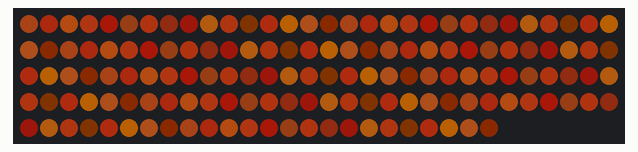
Recording of a sketch running on a simulated ATtiny85, built with avr-gcc and run on an emulated ATtiny85. On the bench: 144 RGB LEDs in strip order, left to right, continuing on the next row. Wiring (inferred from the names in the program): WS2812 LEDs: data PB0. Dim RGB values are drawn brighter than linear; random numbers use the default seed unless the sketch sets one.

Above: at 0.46 s.

The sketch:

fireplace_progmem_test_4byte.ino
```cpp
#include <avr/pgmspace.h>
#include "fireplace.h"
#include "SimpleNeoPixel.h"
//#include <MemoryFree.h>


/**
 * Define chips and pinouts
 */
#define __BOARD__ ATTINY
//#define __BOARD__ ARDUINO

#if (__BOARD__ == ATTINY)
#define PWM_PIN 0 // 0 = pin 0 on ATTiny
#else
#define PWM_PIN 5 // 5 = pin 9 on blend micro
#endif

/**
 * LED strip configuration
 */
#define NUM_PIXELS 144

// each pixel consumes 2*(1+1+2) = 8 bytes of data
// the ATTiny has 512 bytes of RAM.  MAX: ~ (512/8)= 64 pixels
// the Arduino has 2048 bytes of ram.  MAX: ~ (2048/8) = 256 pixels
#define DIVIDER 9 // how many times we divide the led strip to conserve memory
const byte numWorkingPixels = NUM_PIXELS/DIVIDER;

const byte NEOPIXEL_PIN = PWM_PIN;

const unsigned int FRAMERATE_MS = 16; //16; // 16 ms = 60 fps

/**
 * Our pre-programmed pixel colors
 */
const byte numPixelColors = 64;

const unsigned long pixels[] PROGMEM = {
  0x7C70634,
  0xAE132A0,
  0x18FB479F,
  0x17F70834,
  0xFCF369F,
  0x17E6349F,
  0xDDE3F34,
  0xD31C34,
  0xCF23A9F,
  0x18D028A0,
  0xFDD3F34,
  0xECE0B34,
  0x17E839A0,
  0x7E20134,
  0xCDE329F,
  0x6F91334,
  0x15C21534,
  0xCE52E34,
  0x10F22234,
  0xECD2A34,
  0x16E034A0,
  0x18F4309F,
  0x1CC0C9F,
  0x8D8009F,
  0x8E6389F,
  0xAC53234,
  0x5F43634,
  0x13C81D9F,
  0xAD23C34,
  0x7D029A0,
  0x1C510A0,
  0x16DB1934,
  0x10E814A0,
  0x15E737A0,
  0x2DA3F9F,
  0x1CA119F,
  0x3F617A0,
  0x15FB43A0,
  0x8C42134,
  0x11FA039F,
  0x11C53DA0,
  0x1DF1434,
  0x18EA3734,
  0x12E74434,
  0xDFC109F,
  0x2F42DA0,
  0xECA1E34,
  0x11D6079F,
  0xEE40D9F,
  0x3D742A0,
  0xFF34534,
  0x8FA1F9F,
  0xFDF2B34,
  0x10C13F9F,
  0xFDF3134,
  0x16E91234,
  0x14BE309F,
  0x2E62C9F,
  0x5F82EA0,
  0x7C3379F,
  0x14EF0A9F,
  0x17E72FA0,
  0x7D423A0,
  0x7E04634,
};


/**
 * Runtime stuff
 */
PixelPointer pixelPointers[NUM_PIXELS];
rgb rgbPixels[numWorkingPixels];

SimpleNeopixel strip = SimpleNeopixel(NUM_PIXELS, NEOPIXEL_PIN);

unsigned long frameStartTime_ms = 0;
unsigned long currentTime = 0;


void setup() {
    //Serial.begin(9600);

    initializeFireplace();

    frameStartTime_ms = millis();
}

void loop() {
  currentTime = millis();
  int timeDifference = currentTime - frameStartTime_ms;
  if (timeDifference > FRAMERATE_MS) {
    updateFireplace();
    displayFireplace();
    frameStartTime_ms = currentTime;
  }

  //Serial.println(2560-freeMemory());
}
/* */


/**
 * Initialize the pixel values for the led strip
 */
void initializeFireplace() {
    // set up pixels
    for (unsigned int index = 0; index < numWorkingPixels; index++) {
      pixelPointers[index].fromPixelIndex = rand() % numPixelColors;
      pixelPointers[index].toPixelIndex = rand() % numPixelColors;

      Pixel p;
      p = readPixelPackage(pixelPointers[index].toPixelIndex, pixels);
      pixelPointers[index].timeout = p.timeout;
    }

    strip.begin();
}

/**
 * Update the pixel values for the led strip by tweening colors and resetting expired ones
 */
void updateFireplace() {
  int timeDifference = currentTime - frameStartTime_ms;

  // go through each pixel
  // push towards the timeout with the tween algorithm
  // if the timeout is expired, reset the pixel

  for (unsigned int index = 0; index < numWorkingPixels; index++) {
    if (pixelPointers[index].timeout <= 0) {
      pixelPointers[index].fromPixelIndex = pixelPointers[index].toPixelIndex;

      pixelPointers[index].toPixelIndex = rand() % numPixelColors;
      Pixel p;
      p = readPixelPackage(pixelPointers[index].toPixelIndex, pixels);
      pixelPointers[index].timeout = p.timeout;


    }

    // subtract the time difference
    if (timeDifference > pixelPointers[index].timeout) {
      pixelPointers[index].timeout = 0;
    } else {
      pixelPointers[index].timeout = pixelPointers[index].timeout - timeDifference;
    }


    // tween between pixels
    Pixel startPixel = readPixelPackage(pixelPointers[index].fromPixelIndex, pixels);
    Pixel endPixel = readPixelPackage(pixelPointers[index].toPixelIndex, pixels);

    hsv currentPixelColor = tweenPixel(startPixel, endPixel, pixelPointers[index].timeout);
    rgbPixels[index] = ColorConverter::hsv2rgb(currentPixelColor);


  }


}
/* */

/**
 * Push updated colors onto the led strip
 */
void displayFireplace() {
  unsigned int multiplier = DIVIDER-1;
  unsigned int index;
  cli();
  do {
    index = numWorkingPixels-1;
    do {
      strip.sendPixel(rgbPixels[index].r, rgbPixels[index].g, rgbPixels[index].b);
    } while (index--);
  } while (multiplier--);
  sei();
  strip.show();

}
/* */


hsv tweenPixel(Pixel startPixel, Pixel endPixel, unsigned int timeout) {
  hsv currentColor;

  float percentDone = 1-((float)timeout/(endPixel.timeout));

  float h = ((endPixel.color.h - startPixel.color.h)*percentDone + startPixel.color.h);
  float s = ((endPixel.color.s - startPixel.color.s)*percentDone + startPixel.color.s);
  float v = ((endPixel.color.v - startPixel.color.v)*percentDone + startPixel.color.v);

  currentColor.h = h;
  currentColor.s = s;
  currentColor.v = v;

  return currentColor;
}

Pixel readPixelPackage(unsigned int pixelNumber, const long unsigned int* memoryAddress) {
  unsigned long package = pgm_read_dword_near(memoryAddress+pixelNumber);
  Pixel pixel = unpackPixel(package);

  return pixel;
}


Pixel unpackPixel(unsigned long package) {
  Pixel pixel;

  pixel.timeout = (package & 0xFF) * 8;
  pixel.color.v = (package >> 8) & 0xFF;
  pixel.color.s = (package >> 16) & 0xFF;
  pixel.color.h = (package >> 24) & 0xFF;

  return pixel;
}
```

ColorConverter.cpp
```cpp
/*
  ColorConverter.cpp - Library for converting between color space
  Created by Tony Gaitatzis, 2015
  Released into the public domain.
*/
#include "ColorConverter.h"

/**
 * convert hsv color space to rgb color space
 * based on code from http://stackoverflow.com/a/22120275
 *
 * @param hsvColor an hsv color struct
 * @return an rgb color struct
 */
rgb ColorConverter::hsv2rgb(hsv hsvColor) {
    rgb rgbColor;
    unsigned char region, p, q, t;
    unsigned int h, s, v, remainder;

    if (hsvColor.s == 0)
    {
        rgbColor.r = hsvColor.v;
        rgbColor.g = hsvColor.v;
        rgbColor.b = hsvColor.v;
        return rgbColor;
    }

    // converting to 16 bit to prevent overflow
    h = hsvColor.h;
    s = hsvColor.s;
    v = hsvColor.v;

    region = h / 43;
    remainder = (h - (region * 43)) * 6;

    p = (v * (255 - s)) >> 8;
    q = (v * (255 - ((s * remainder) >> 8))) >> 8;
    t = (v * (255 - ((s * (255 - remainder)) >> 8))) >> 8;

    switch (region)
    {
        case 0:
            rgbColor.r = v;
            rgbColor.g = t;
            rgbColor.b = p;
            break;
        case 1:
            rgbColor.r = q;
            rgbColor.g = v;
            rgbColor.b = p;
            break;
        case 2:
            rgbColor.r = p;
            rgbColor.g = v;
            rgbColor.b = t;
            break;
        case 3:
            rgbColor.r = p;
            rgbColor.g = q;
            rgbColor.b = v;
            break;
        case 4:
            rgbColor.r = t;
            rgbColor.g = p;
            rgbColor.b = v;
            break;
        default:
            rgbColor.r = v;
            rgbColor.g = p;
            rgbColor.b = q;
            break;
    }

    return rgbColor;
}


/**
 * convert rgb color space to hsv color space
 *
 * @param rgbColor an rgb color struct
 * @return an hsv color struct
 */
hsv ColorConverter::rgb2hsv(rgb rgbColor)
{
    hsv hsvColor;
    unsigned char rgbMin, rgbMax;

    rgbMin = rgbColor.r < rgbColor.g ? (rgbColor.r < rgbColor.b ? rgbColor.r : rgbColor.b) : (rgbColor.g < rgbColor.b ? rgbColor.g : rgbColor.b);
    rgbMax = rgbColor.r > rgbColor.g ? (rgbColor.r > rgbColor.b ? rgbColor.r : rgbColor.b) : (rgbColor.g > rgbColor.b ? rgbColor.g : rgbColor.b);

    hsvColor.v = rgbMax;
    if (hsvColor.v == 0)
    {
        hsvColor.h = 0;
        hsvColor.s = 0;
        return hsvColor;
    }

    hsvColor.s = 255 * ((long)(rgbMax - rgbMin)) / hsvColor.v;
    if (hsvColor.s == 0)
    {
        hsvColor.h = 0;
        return hsvColor;
    }

    if (rgbMax == rgbColor.r)
        hsvColor.h = 0 + 43 * (rgbColor.g - rgbColor.b) / (rgbMax - rgbMin);
    else if (rgbMax == rgbColor.g)
        hsvColor.h = 85 + 43 * (rgbColor.b - rgbColor.r) / (rgbMax - rgbMin);
    else
        hsvColor.h = 171 + 43 * (rgbColor.r - rgbColor.g) / (rgbMax - rgbMin);

    return hsvColor;
}
```

ColorConverter.h
```cpp
/*
  ColorConverter.cpp - Library for converting between color space
  Created by Tony Gaitatzis, 2015
  Released into the public domain.
*/

#ifndef ColorConverter_h
#define ColorConverter_h

#include "Arduino.h"


struct hsv {
    byte h;       // angle in degrees
    byte s;       // percent
    byte v;       // percent
};

struct rgb {
    byte r;
    byte g;
    byte b;
};

class ColorConverter
{
  public:

    static hsv rgb2hsv(rgb in);
    static rgb hsv2rgb(hsv in);
};


#endif
```

SimpleNeopixel.cpp
```cpp
/*
  SimpleNeoPixel.cpp - Neopixel library created by josh.com

  http://wp.josh.com/2014/05/13/ws2812-neopixels-are-not-so-finicky-once-you-get-to-know-them/
*/
#include "SimpleNeoPixel.h"

SimpleNeopixel::SimpleNeopixel(unsigned int numPixels, unsigned char pin) {
  this->_pin = pin;
  this->_numPixels = numPixels;
}

SimpleNeopixel::~SimpleNeopixel() {}

unsigned int SimpleNeopixel::numPixels() {
  return this->_numPixels;
}

// Actually send a bit to the string. We must to drop to asm to enusre that the complier does
// not reorder things and make it so the delay happens in the wrong place.

void SimpleNeopixel::_sendBit( bool bitVal ) {

    if (  bitVal ) {				// 0 bit

		asm volatile (
			"sbi %[port], %[bit] \n\t"				// Set the output bit
			".rept %[onCycles] \n\t"                                // Execute NOPs to delay exactly the specified number of cycles
			"nop \n\t"
			".endr \n\t"
			"cbi %[port], %[bit] \n\t"                              // Clear the output bit
			".rept %[offCycles] \n\t"                               // Execute NOPs to delay exactly the specified number of cycles
			"nop \n\t"
			".endr \n\t"
			::
			[port]		"I" (_SFR_IO_ADDR(PIXEL_PORT)),
			[bit]		"I" (PIXEL_BIT),
			[onCycles]	"I" (NS_TO_CYCLES(T1H) - 2),		// 1-bit width less overhead  for the actual bit setting, note that this delay could be longer and everything would still work
			[offCycles] 	"I" (NS_TO_CYCLES(T1L) - 2)			// Minimum interbit delay. Note that we probably don't need this at all since the loop overhead will be enough, but here for correctness

		);

    } else {					// 1 bit

		// **************************************************************************
		// This line is really the only tight goldilocks timing in the whole program!
		// **************************************************************************


		asm volatile (
			"sbi %[port], %[bit] \n\t"				// Set the output bit
			".rept %[onCycles] \n\t"				// Now timing actually matters. The 0-bit must be long enough to be detected but not too long or it will be a 1-bit
			"nop \n\t"                                              // Execute NOPs to delay exactly the specified number of cycles
			".endr \n\t"
			"cbi %[port], %[bit] \n\t"                              // Clear the output bit
			".rept %[offCycles] \n\t"                               // Execute NOPs to delay exactly the specified number of cycles
			"nop \n\t"
			".endr \n\t"
			::
			[port]		"I" (_SFR_IO_ADDR(PIXEL_PORT)),
			[bit]		"I" (PIXEL_BIT),
			[onCycles]	"I" (NS_TO_CYCLES(T0H) - 2),
			[offCycles]	"I" (NS_TO_CYCLES(T0L) - 2)

		);

    }

    // Note that the inter-bit gap can be as long as you want as long as it doesn't exceed the 5us reset timeout (which is A long time)
    // Here I have been generous and not tried to squeeze the gap tight but instead erred on the side of lots of extra time.
    // This has thenice side effect of avoid glitches on very long strings becuase


}


void SimpleNeopixel::_sendByte( unsigned char byte ) {

    for( unsigned char bit = 0 ; bit < 8 ; bit++ ) {

      this->_sendBit( bitRead( byte , 7 ) );                // Neopixel wants bit in highest-to-lowest order
                                                     // so send highest bit (bit #7 in an 8-bit byte since they start at 0)
      byte <<= 1;                                    // and then shift left so bit 6 moves into 7, 5 moves into 6, etc

    }
}

/*

  The following three functions are the public API:

  ledSetup() - set up the pin that is connected to the string. Call once at the begining of the program.
  sendPixel( r g , b ) - send a single pixel to the string. Call this once for each pixel in a frame.
  show() - show the recently sent pixel on the LEDs . Call once per frame.

*/


// Set the specified pin up as digital out

void SimpleNeopixel::begin() {

  bitSet( PIXEL_DDR , PIXEL_BIT );

}

void SimpleNeopixel::sendPixel( unsigned char r, unsigned char g , unsigned char b )  {

  this->_sendByte(g);          // Neopixel wants colors in green then red then blue order
  this->_sendByte(r);
  this->_sendByte(b);

}


// Just wait long enough without sending any bots to cause the pixels to latch and display the last sent frame

void SimpleNeopixel::show() {
	_delay_us( (RES / 1000UL) + 1);				// Round up since the delay must be _at_least_ this long (too short might not work, too long not a problem)
}
```

SimpleNeopixel.h
```cpp
/*
  SimpleNeoPixel.cpp - Neopixel library created by josh.com

 http://wp.josh.com/2014/05/13/ws2812-neopixels-are-not-so-finicky-once-you-get-to-know-them/
 */

#ifndef SimpleNeopixel_h
#define SimpleNeopixel_h

#include "Arduino.h"
#include <util/delay.h>


// These values depend on which pin your string is connected to and what board you are using
// More info on how to find these at http://www.arduino.cc/en/Reference/PortManipulation

// These values are for digital pin 8 on an Arduino Yun or digital pin 12 on a DueMilinove/UNO
// Note that you could also include the DigitalWriteFast header file to not need to to this lookup.

#define PIXEL_PORT  PORTB  // Port of the pin the pixels are connected to
#define PIXEL_DDR   DDRB   // Port of the pin the pixels are connected to
//#define PIXEL_BIT   5      // Bit of the pin the pixels are connected to

//#define PIXEL_BIT   5      // 5 = pin 9 on blend micro
#define PIXEL_BIT   0      // 0 = pin 1 on attiny85

// These are the timing constraints taken mostly from the WS2812 datasheets
// These are chosen to be conservative and avoid problems rather than for maximum throughput

#define T1H  900    // Width of a 1 bit in ns
#define T1L  600    // Width of a 1 bit in ns

#define T0H  400    // Width of a 0 bit in ns
#define T0L  900    // Width of a 0 bit in ns

#define RES 6000    // Width of the low gap between bits to cause a frame to latch

// Here are some convience defines for using nanoseconds specs to generate actual CPU delays

#define NS_PER_SEC (1000000000L)          // Note that this has to be SIGNED since we want to be able to check for negative values of derivatives
#define CYCLES_PER_SEC (F_CPU)
#define NS_PER_CYCLE ( NS_PER_SEC / CYCLES_PER_SEC )
#define NS_TO_CYCLES(n) ( (n) / NS_PER_CYCLE )


class SimpleNeopixel
{
public:
  SimpleNeopixel( unsigned int numPixels, unsigned char pin);
  ~SimpleNeopixel();
  void begin();
  void sendPixel(unsigned char r, unsigned char g , unsigned char b);
  void show();
  unsigned int numPixels();
private:
  unsigned int _numPixels;
  byte _pin;

  void _sendBit(bool bitVal);
  void _sendByte(unsigned char byte);

};

#endif
```

fireplace.h
```cpp
#include "Arduino.h"
#include "ColorConverter.h"

struct Pixel {
  hsv color;
  unsigned int timeout; // ms
};


struct PixelPointer {
  byte fromPixelIndex;
  byte toPixelIndex;
  unsigned int timeout;
};
```
